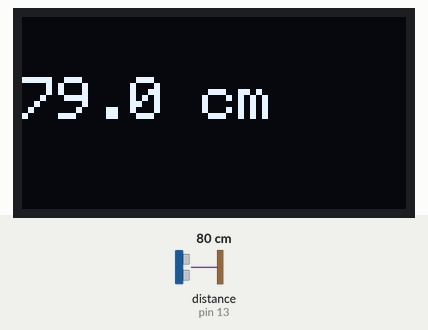
A sketch run on a simulated Arduino Uno, built with avr-gcc and run on an emulated ATmega328P. Parts: 128×64 one-colour display. Wiring (inferred from the names in the program): ultrasonic range finder: trigger pin 12; echo pin 13. Inputs (shaded band) come from the test bench; at power-on: distance to the obstacle (sensor on pin 13) 80 cm. The echo pulse lasts 58.3 µs per cm; what the sketch prints to the serial monitor is not drawn.

Above: at 3.2 s.
3.3 s: distance to the obstacle (sensor on pin 13) set to 2 cm
At 7.5 s:
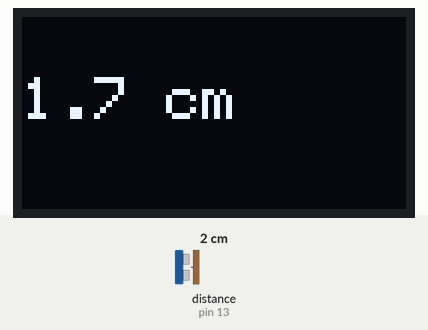
8.9 s: distance to the obstacle (sensor on pin 13) set to 4 cm
At 13.5 s:
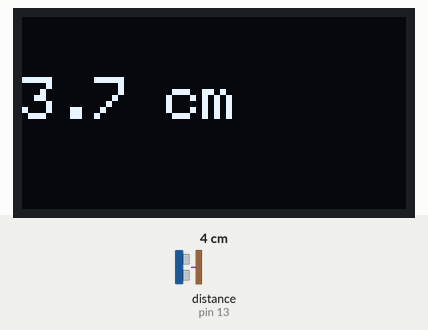
14.5 s: distance to the obstacle (sensor on pin 13) set to 9 cm
At 18.4 s:
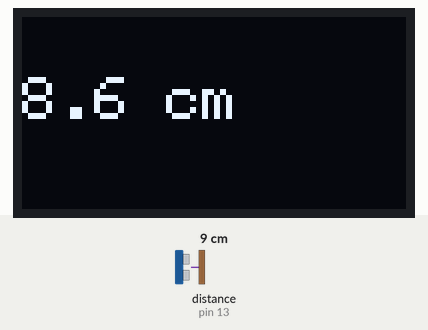
Timing chart, 0 to 19.9 s (numbered marks = the images above; inputs shaded):
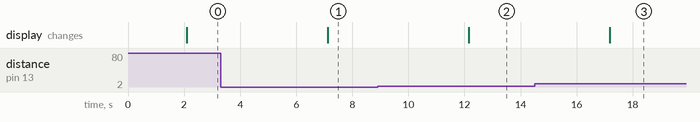

Measured:
- after the input at 3.3 s, the display: changes after 3.8 s (image 1)
- after the input at 8.9 s, the display: changes after 3.2 s (image 2)
- after the input at 14.5 s, the display: changes after 2.7 s (image 3)

The sketch:

led_ultrasonic.ino
```cpp
#include <Wire.h>
#include <Adafruit_GFX.h>
#include <Adafruit_SSD1306.h>

#define SCREEN_WIDTH 128 // OLED width
#define SCREEN_HEIGHT 64 // OLED height
Adafruit_SSD1306 display(SCREEN_WIDTH, SCREEN_HEIGHT, &Wire, -1);

#define TRIG_PIN 12
#define ECHO_PIN 13

long duration;
float distance;

void setup() {
  pinMode(TRIG_PIN, OUTPUT);
  pinMode(ECHO_PIN, INPUT);

  Serial.begin(115200);

  // Initialize OLED
  if (!display.begin(SSD1306_SWITCHCAPVCC, 0x3C)) { // I2C address 0x3C
    Serial.println(F("SSD1306 allocation failed"));
    for (;;);
  }
  display.clearDisplay();
  display.setTextSize(2);
  display.setTextColor(SSD1306_WHITE);
  display.setCursor(0, 0);
  display.println("Ultrasonic");
  display.display();
  delay(2000);
}

void loop() {
  // Clear trigger
  digitalWrite(TRIG_PIN, LOW);
  delayMicroseconds(2);

  // Send 10µs pulse
  digitalWrite(TRIG_PIN, HIGH);
  delayMicroseconds(10);
  digitalWrite(TRIG_PIN, LOW);

  // Read echo with timeout
  duration = pulseIn(ECHO_PIN, HIGH, 30000); // 30ms timeout

  display.clearDisplay();
  display.setTextSize(2);
  display.setTextColor(SSD1306_WHITE);

  if (duration == 0) {
    Serial.println("Out of range");
    display.setCursor(0, 20);
    display.println("Out of");
    display.setCursor(0, 40);
    display.println("Range");
  } else {
    // Convert time to distance (cm)
    distance = duration * 0.034 / 2;
    Serial.print("Distance: ");
    Serial.print(distance);
    Serial.println(" cm");

    display.setCursor(0, 20);
    display.print(distance, 1);
    display.println(" cm");
  }

  display.display();
  delay(5000); // update every 1s
}
```
